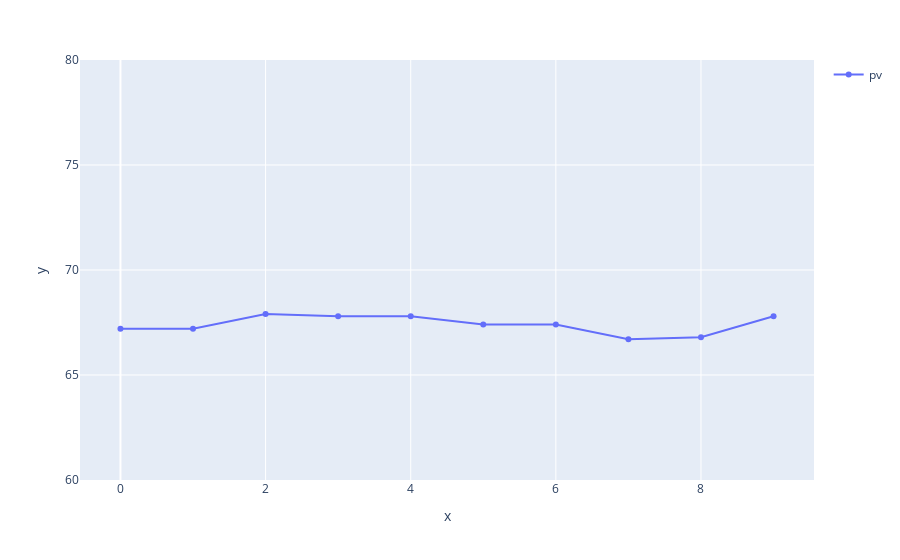
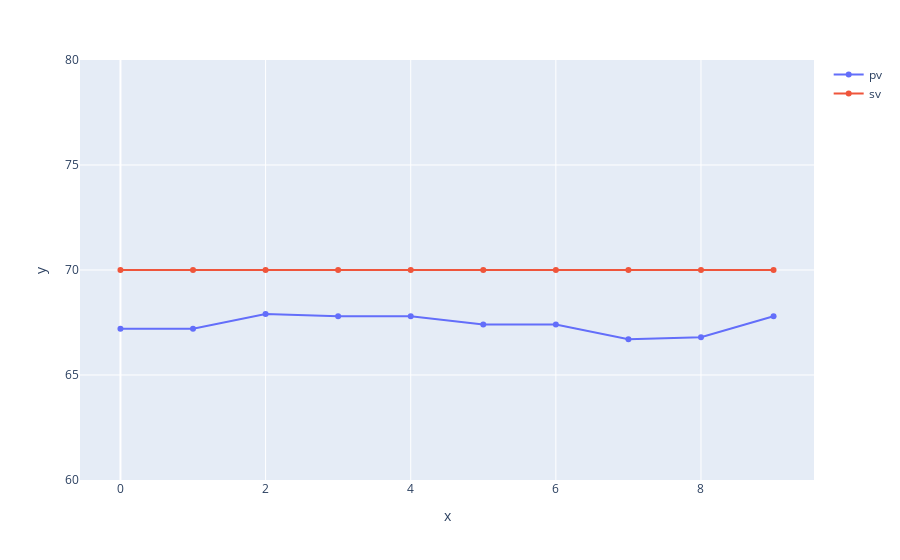

Source (notebook cell) for these figures, in order:
### Code cell
WINDOW_SIZE=10
cnt = 0
cm_data = pd.read_csv("../data/for_web.csv")
print(cm_data.columns)
col_pv = cm_data["n_temp_pv"]
col_sv = cm_data["n_temp_sv"]

# pv 측정값 그래프 그리기 
new_fig = px.line(x=range(WINDOW_SIZE), y=col_pv[cnt:cnt+WINDOW_SIZE], markers=True)
new_fig.update_traces(name="pv", showlegend=True) # 기본 상태 그래프는 showlegend 안하면 밑에 sv 범례만 뜸 
new_fig.update_layout(yaxis_range=[60, 80])
new_fig.show()

# setting value 그래프 추가 
new_fig.add_trace(go.Scatter(x=list(range(WINDOW_SIZE)), y=col_sv[cnt:cnt+WINDOW_SIZE], name="sv"))

### Figure 1 — Plotly figure (JSON) as saved in the notebook; plotly's stock layout.template omitted (floating-point values rounded to 4 significant figures)
{"data": [{"hovertemplate": "x=%{x}<br>y=%{y}<extra></extra>", "legendgroup": "", "line": {"color": "#636efa", "dash": "solid"}, "marker": {"symbol": "circle"}, "mode": "lines+markers", "name": "pv", "orientation": "v", "showlegend": true, "type": "scatter", "x": [0, 1, 2, 3, 4, 5, 6, 7, 8, 9], "xaxis": "x", "y": [67.2, 67.2, 67.9, 67.8, 67.8, 67.4, 67.4, 66.7, 66.8, 67.8], "yaxis": "y"}], "layout": {"legend": {"tracegroupgap": 0}, "margin": {"t": 60}, "xaxis": {"anchor": "y", "domain": [0, 1], "title": {"text": "x"}}, "yaxis": {"anchor": "x", "domain": [0, 1], "range": [60, 80], "title": {"text": "y"}}}}

### Figure 2 — Plotly figure (JSON) as saved in the notebook; plotly's stock layout.template omitted (floating-point values rounded to 4 significant figures)
{"data": [{"hovertemplate": "x=%{x}<br>y=%{y}<extra></extra>", "legendgroup": "", "line": {"color": "#636efa", "dash": "solid"}, "marker": {"symbol": "circle"}, "mode": "lines+markers", "name": "pv", "orientation": "v", "showlegend": true, "type": "scatter", "x": [0, 1, 2, 3, 4, 5, 6, 7, 8, 9], "xaxis": "x", "y": [67.2, 67.2, 67.9, 67.8, 67.8, 67.4, 67.4, 66.7, 66.8, 67.8], "yaxis": "y"}, {"name": "sv", "type": "scatter", "x": [0, 1, 2, 3, 4, 5, 6, 7, 8, 9], "y": [70, 70, 70, 70, 70, 70, 70, 70, 70, 70]}], "layout": {"legend": {"tracegroupgap": 0}, "margin": {"t": 60}, "xaxis": {"anchor": "y", "domain": [0, 1], "title": {"text": "x"}}, "yaxis": {"anchor": "x", "domain": [0, 1], "range": [60, 80], "title": {"text": "y"}}}}
